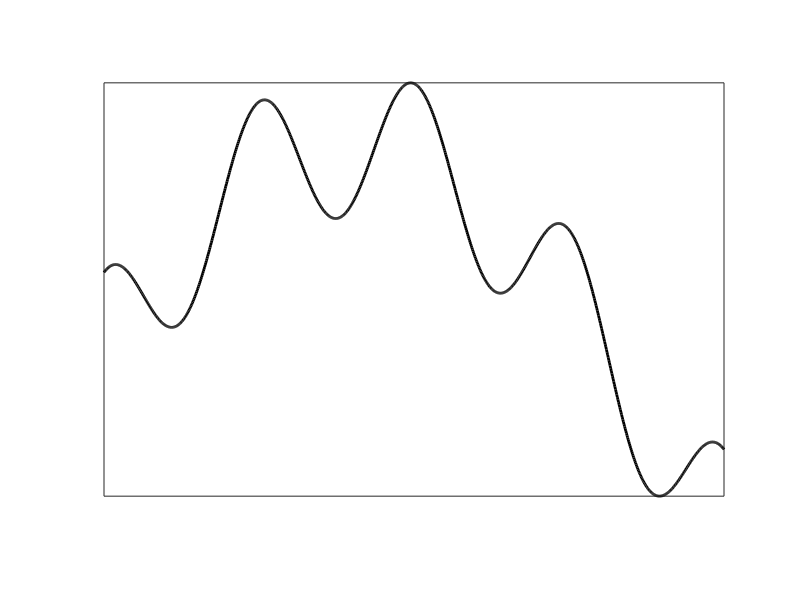
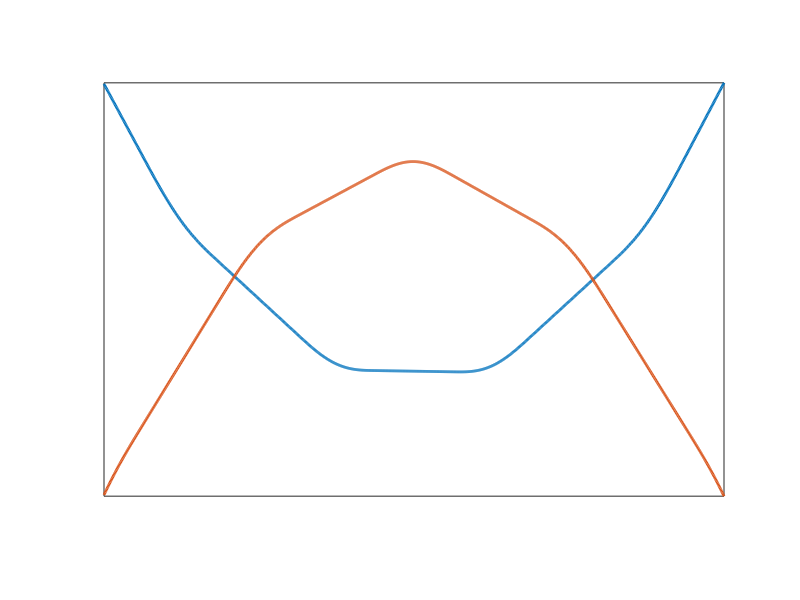

Here is the MATLAB script that generated these plots, in order:
n = 1024;

t = (0:n-1)'/n;
R = @(x)x-mean(x(:));
%R = @(x)x;


rep = ['results/'];
[~,~] = mkdir(rep);

name = 'affine';
name = 'gaussian';
name = 'oscillations';

SetAR = @(ar)set(gca, 'PlotBoxAspectRatio', [1 ar 1]);


switch name
    case 'oscillations'
        f = cos(2*pi*4*t) + 10*exp(-(t-.4).^2/.5);
    case 'gaussian'
        f = exp(-(t-.5).^2/.05);
    case 'affine'
        f = abs(t-.3) - .6*abs(t-.5) + .5*abs(t-.7);
end
f = R(f);


A = R(cumsum(R(cumsum(max(diff(f,2),0)))));
B = R(cumsum(R(cumsum(min(diff(f,2),0)))));

clf;
plot(f, 'k', 'LineWidth', 2); axis tight; 
set(gca, 'XTick', [], 'YTick', []);
SetAR(2/3);
saveas(gcf, [rep name '-func.eps'], 'epsc');

clf;
plot([A B], 'LineWidth', 2); axis tight; 
set(gca, 'XTick', [], 'YTick', []);
SetAR(2/3);
saveas(gcf, [rep name '-dc.eps'], 'epsc');

